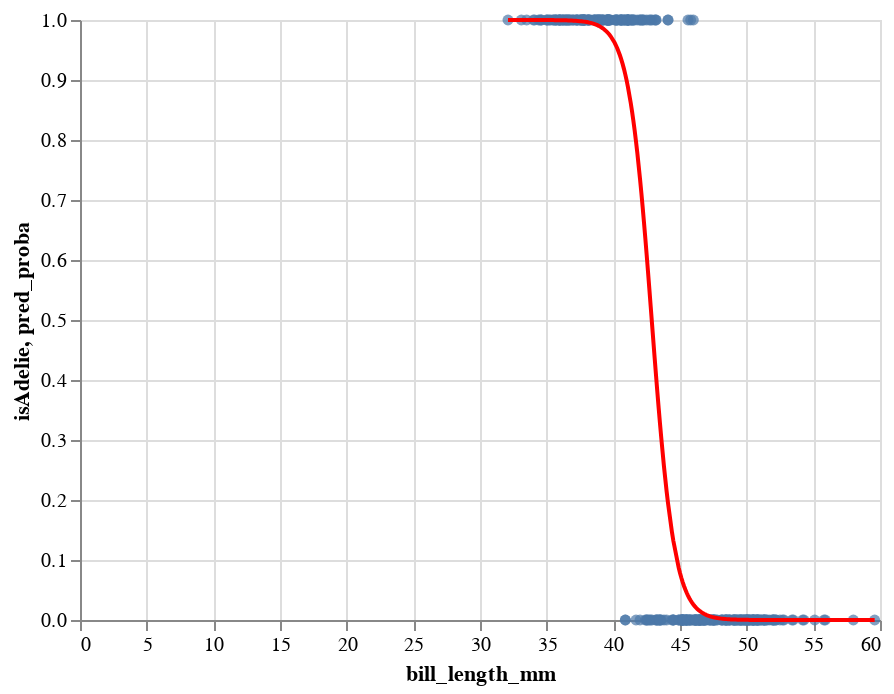

The cell this chart's notebook holds for it:
### Markdown cell above
* Layer this chart on top of `c` from above.

### Code cell
c + c4

### Figure 1 — Vega-Lite specification as saved in the notebook (floating-point values rounded to 4 significant figures; data arrays with more than 128 entries replaced by an {"elided": "..."} marker saying what was removed)
{"config": {"view": {"continuousWidth": 400, "continuousHeight": 300}}, "layer": [{"mark": "circle", "encoding": {"x": {"field": "bill_length_mm", "type": "quantitative"}, "y": {"field": "isAdelie", "type": "quantitative"}}}, {"mark": {"type": "line", "color": "red"}, "encoding": {"x": {"field": "bill_length_mm", "type": "quantitative"}, "y": {"field": "pred_proba", "type": "quantitative"}}}], "data": {"name": "data-302b82614a3c14a2e68b4041570c40e7"}, "$schema": "https://vega.github.io/schema/vega-lite/v4.17.0.json", "datasets": {"data-302b82614a3c14a2e68b4041570c40e7": {"elided": "342 records"}}}
